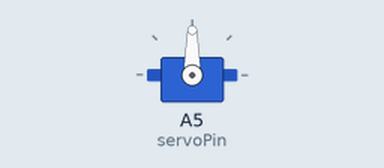
Bench run of a sketch on a simulated Arduino Uno, built with avr-gcc and run on an emulated ATmega328P. Parts: servo.

Above: at 0.05 s.
At 10.45 s:
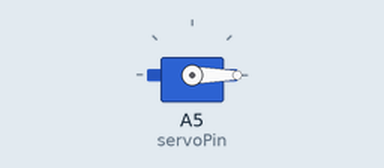
At 20.95 s:
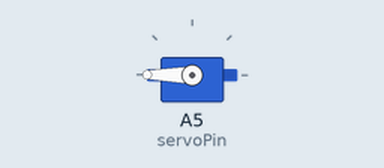
Timing chart, 0 to 31.2 s (numbered marks = the images above):
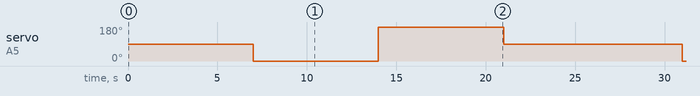

Measured:
- by itself, servo on A5 (servoPin): repeats every 24.0 s: 180° 7.0 s, 90° 10.0 s, 0° 7.0 s

The sketch:

rotateservo.ino
```cpp
// code to rotate servo  motor to 90 degrees for 5 secs  wait for 2 secs then go 0degrees, then 180 degrees
#include <Servo.h>

#define servoPin A5 // Servo pin

Servo myservo; // Create a servo object

void setup() {
  myservo.attach(servoPin); // Attach the servo to pin A5
}

void loop() {
  // Move to 90 degrees
  myservo.write(90);
  delay(5000); // 5 seconds delay
  delay(2000); // 2 seconds delay

  // Move to 0 degrees
  myservo.write(0);
  delay(5000); // 5 seconds delay
  delay(2000); // 2 seconds delay

  // Move to 180 degrees
  myservo.write(180);
  delay(5000); // 5 seconds delay
  delay(2000); // 2 seconds delay

  // Move back to 90 degrees
  myservo.write(90);
  delay(3000); // 3 seconds delay
}
```
